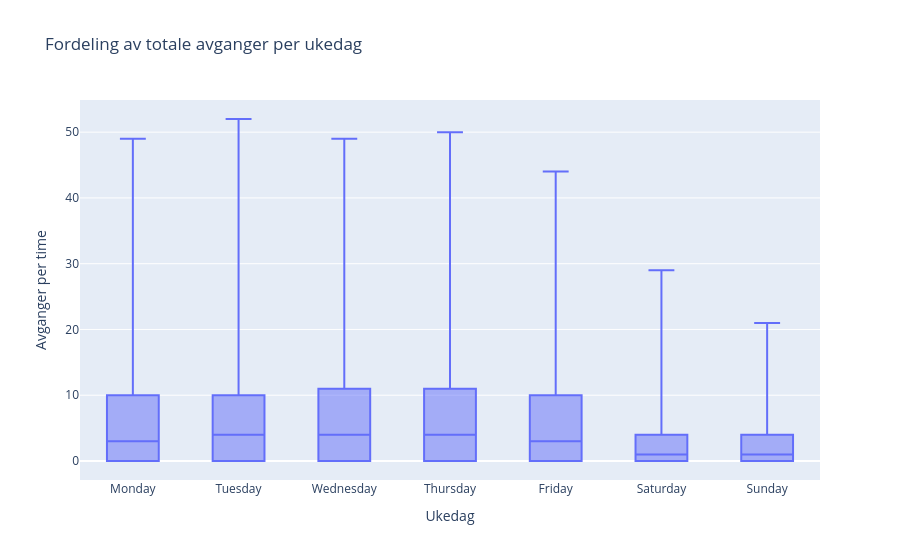

The notebook cell saved with this chart:
### Code cell
fig = px.box(g, x="weekday", y="total_departures",
             category_orders={"weekday": order},
             points=False,
             title="Fordeling av totale avganger per ukedag")
fig.update_layout(xaxis_title="Ukedag", yaxis_title="Avganger per time")
fig.show()

#fig.write_image(str(FIG / "Variasjon_totale_avganger_pr_ukedag.png"), scale=2, width=1100, height=600)

### Figure 1 — Plotly figure (JSON) as saved in the notebook; plotly's stock layout.template omitted (floating-point values rounded to 4 significant figures; data arrays with more than 128 entries replaced by an {"elided": "..."} marker saying what was removed)
{"data": [{"alignmentgroup": "True", "boxpoints": false, "hovertemplate": "weekday=%{x}<br>total_departures=%{y}<extra></extra>", "legendgroup": "", "marker": {"color": "#636efa"}, "name": "", "notched": false, "offsetgroup": "", "orientation": "v", "showlegend": false, "type": "box", "x": {"elided": "4093 str values"}, "x0": " ", "xaxis": "x", "y": {"elided": "4093 int values"}, "y0": " ", "yaxis": "y"}], "layout": {"boxmode": "group", "legend": {"tracegroupgap": 0}, "title": {"text": "Fordeling av totale avganger per ukedag"}, "xaxis": {"anchor": "y", "categoryarray": ["Monday", "Tuesday", "Wednesday", "Thursday", "Friday", "Saturday", "Sunday"], "categoryorder": "array", "domain": [0, 1], "title": {"text": "Ukedag"}}, "yaxis": {"anchor": "x", "domain": [0, 1], "title": {"text": "Avganger per time"}}}}
